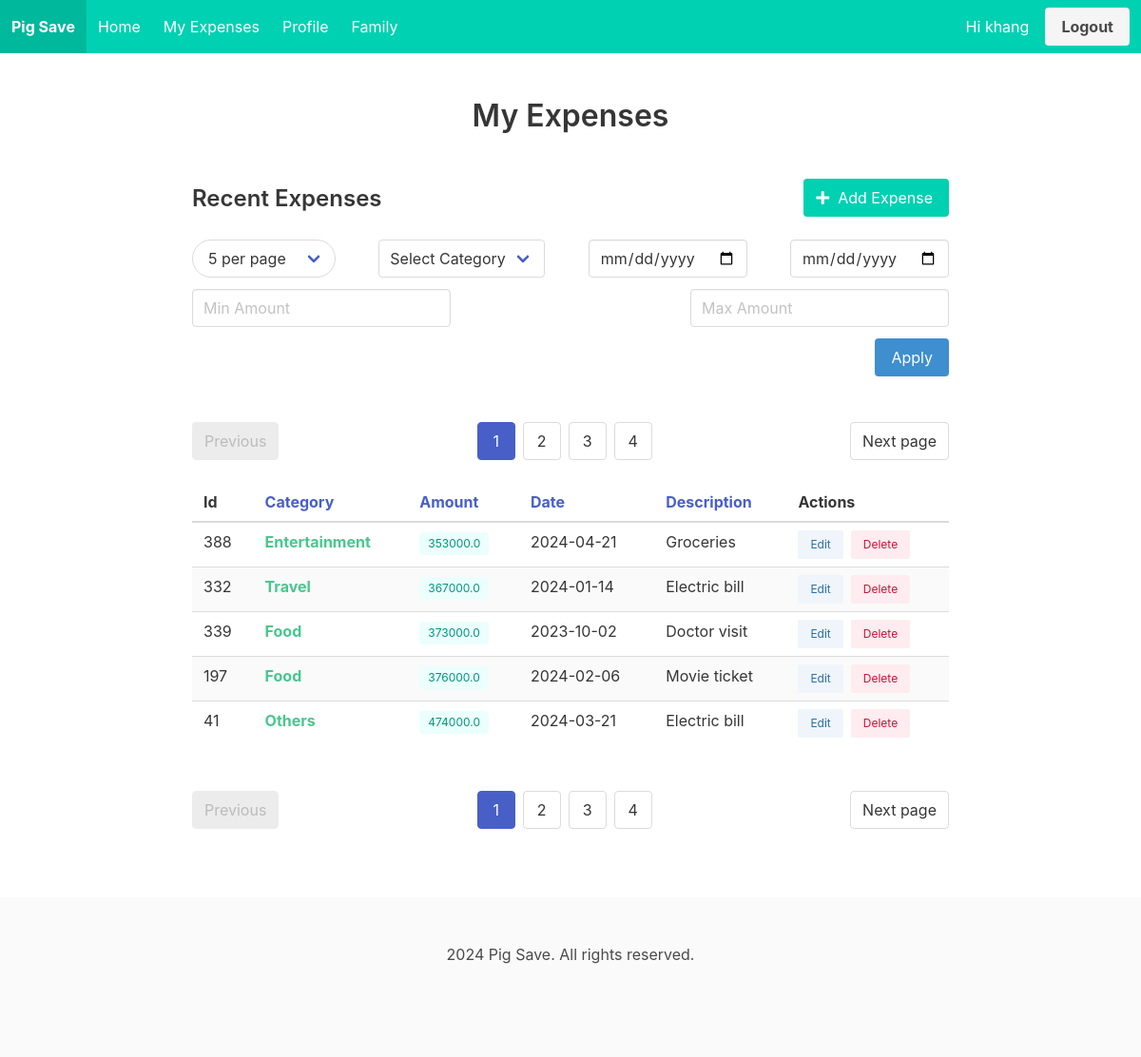
The page /expenses?sort_by=amount&sort_order=asc&page=1&size=5 (signed in) on the database as committed earlier.
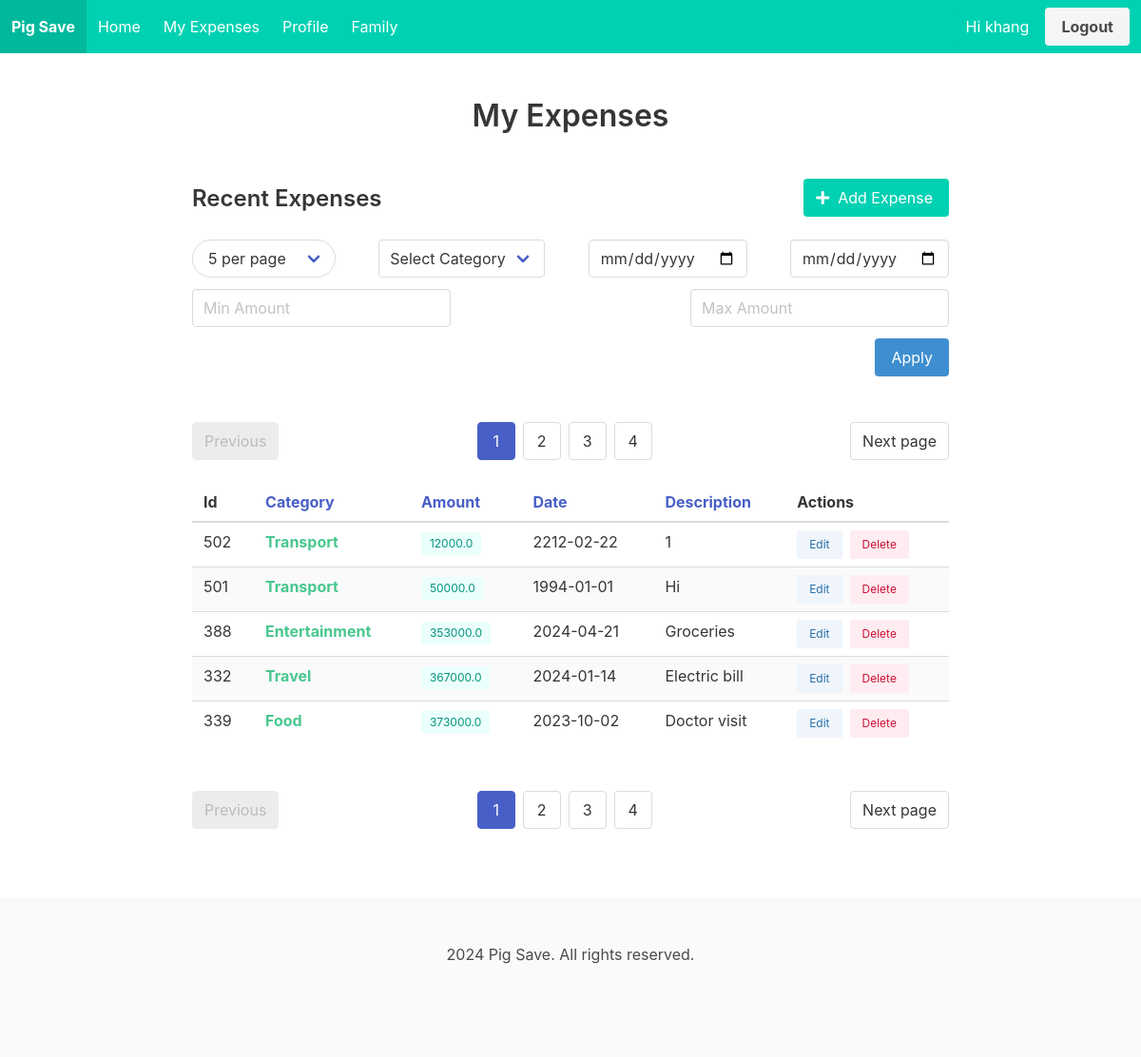
The same page on the database as committed later.
### tables this page shows
CREATE TABLE users (
            id INTEGER PRIMARY KEY AUTOINCREMENT,
            username TEXT NOT NULL UNIQUE,
            password TEXT NOT NULL
        );

CREATE TABLE expenses (
            id INTEGER PRIMARY KEY AUTOINCREMENT,
            user_id INTEGER NOT NULL,
            amount REAL NOT NULL,
            category TEXT,
            description TEXT,
            date TEXT NOT NULL,
            FOREIGN KEY (user_id) REFERENCES users (id)
        );

### routes.py (the view)
@routes.route('/expenses')
@login_required
def expenses():
    user_id = current_user.id
    page = request.args.get('page', 1, type=int)
    size = request.args.get('size', 5, type=int)
    sort_by = request.args.get('sort_by', 'date')
    sort_order = request.args.get('sort_order', 'asc')
    filters = {key: request.args.get(key) for key in ['category', 'start_date', 'end_date', 'min_amount', 'max_amount']}
    expenses, total_expenses = Expense.get_expenses(user_id, page, size, filters, sort_by, sort_order)
    total_pages = math.ceil(total_expenses / size)
    max_pages_displayed = 4
    start_page = max(1, page - 2)
    end_page = min(total_pages, start_page + max_pages_displayed - 1)
    if end_page - start_page < max_pages_displayed - 1:
        start_page = max(1, end_page - max_pages_displayed + 1)
    return render_template('expense/list.html',
                           expenses=expenses,
                           page=page,
                           total_pages=total_pages,
                           end_page=end_page,
                           start_page=start_page,
                           filters=filters,
                           size=size,
                           sort_by=sort_by,
                           sort_order=sort_order)

### app.py (called while the page is built)
@login_manager.user_loader
def load_user(id):
    from models.user import User
    return User.getUser(id)

### models/user.py (called while the page is built)
    def getUser(user_id):
        conn = sqlite3.connect('pig_save.db')
        cursor = conn.cursor()
        cursor.execute('SELECT id, username FROM users WHERE id = ?', (user_id,))
        user = cursor.fetchone()
        conn.close()
        if user:
            return User(user[0], user[1])
        return None

### templates/expense/list.html (shortened to what this page needs)
{% extends "base.html" %}
{% block content %}
<section class="section">
  <div class="container">
    <div class="columns is-centered">
      <div class="column is-10">
        <h1 class="title has-text-centered is-3 mb-6">My Expenses</h1>
        <div class="level">
          <div class="level-left">
            <div class="level-item">
              <h2 class="title is-4">Recent Expenses</h2>
            </div>
          </div>
          <div class="level-right">
            <div class="level-item">
              <button id="openExpenseDialog" class="button is-primary">
                <span class="icon">
                  <i class="fas fa-plus"></i>
                </span>
                <span>Add Expense</span>
              </button>
            </div>
          </div>
        </div>
          <form method="get" action="{{ url_for('main.expenses') }}" class="mb-5 filter-form">
            <div class="field is-grouped is-justify-content-space-between is-grouped-multiline is-flex-wrap-wrap">
                <div class="control">
                    <div class="select is-rounded">
                      <select name="size" id="size" onchange="this.form.submit()">
                        <option value="5" {% if size == 5 %}selected{% endif %}>5 per page</option>
                      </select>
                    </div>
                  </div>
                <div class="control">
                  <div class="select">
                    <select name="category">
                        <option value="">Select Category</option>
                    </select>
                  </div>
                </div>
                <div class="control">
                  <input class="input" type="date" name="start_date" value="{{ filters.start_date }}" placeholder="Start Date">
                </div>
                <div class="control">
                  <input class="input" type="date" name="end_date" value="{{ filters.end_date }}" placeholder="End Date">
                </div>
                <div class="control">
                  <input class="input" type="number" step="10000" name="min_amount" placeholder="Min Amount" value="{{ filters.min_amount }}">
                </div>
                <div class="control">
                  <input class="input" type="number" step="10000" name="max_amount" placeholder="Max Amount" value="{{ filters.max_amount }}">
                </div>
            </div>
            <div class="control is-flex is-justify-content-flex-end">
                <button type="submit" class="button is-info">Apply</button>
            </div>
            <nav class="pagination is-centered mt-6" role="navigation">
                <a class="pagination-previous" {% if page > 1 %}href="{{ url_for('main.expenses', page=page-1, size=size) }}"{% else %}disabled{% endif %}>Previous</a>
                <a class="pagination-next" {% if page < total_pages %}href="{{ url_for('main.expenses', page=page+1, size=size) }}"{% else %}disabled{% endif %}>Next page</a>
                <ul class="pagination-list">
                  {% for p in range(start_page, end_page + 1) %}
                    <li>
                      <a class="pagination-link {% if p == page %}is-current{% endif %}" href="{{ url_for('main.expenses', page=p, size=size) }}">{{ p }}</a>
                    </li>
                  {% endfor %}
                </ul>
              </nav>
            <div class="table-container">
              <table class="table is-striped is-hoverable is-fullwidth">
                <thead>
                    <tr>
                      <th>
                        Id
                      </th>
                      <th>
                        <a href="{{ url_for('main.expenses', sort_by='category', sort_order='desc' if sort_by == 'category' and sort_order == 'asc' else 'asc', page=page, size=size, **filters) }}">
                          Category
                        </a>
                      </th>
                      <th>
                        <a href="{{ url_for('main.expenses', sort_by='amount', sort_order='desc' if sort_by == 'amount' and sort_order == 'asc' else 'asc', page=page, size=size, **filters) }}">
                          Amount
                        </a>
                      </th>
                      <th>
                        <a href="{{ url_for('main.expenses', sort_by='date', sort_order='desc' if sort_by == 'date' and sort_order == 'asc' else 'asc', page=page, size=size, **filters) }}">
                            Date
                          </a>
                      </th>
                      <th>
                        <a href="{{ url_for('main.expenses', sort_by='description', sort_order='desc' if sort_by == 'description' and sort_order == 'asc' else 'asc', page=page, size=size, **filters) }}">
                          Description
                        </a>
                      </th>
                      <th>Actions</th>
                    </tr>
                  </thead>
                {% if expenses %}
                <tbody>
                  {% for expense in expenses %}
                    <tr>
                      <td>{{ expense[0] }}</td>
                      <td>
                        <strong class="has-text-success">{{ expense[3] }}</strong>
                      </td>
                      <td>
                        <span class="tag is-primary is-light">{{ expense[2] }}</span>
                      </td>
                      <td>{{ expense[5] }}</td>
                      <td>{{ expense[4] }}</td>
                      <td>
                        <div class="buttons are-small">
                            <button type="button" class="button is-info is-light" onclick="editExpense('{{ expense[0] }}', '{{ expense[4] }}', '{{ expense[3] }}', '{{ expense[5] }}', '{{ expense[2] }}')">Edit</button>
                            <button type="button" class="button is-danger is-light" onclick="deleteExpense('{{ expense[0] }}')">Delete</button>
                        </div>
                      </td>
                    </tr>
                  {% endfor %}
                  {% else %}
                  <td colspan="5" class="has-text-centered is-centered is-size-4 is-bold">No records</td>
                </div>
            {% endif %}
                </tbody>
              </table>
            </div>
            <nav class="pagination is-centered mt-6" role="navigation" >
              <a class="pagination-previous" {% if page > 1 %}href="{{ url_for('main.expenses', page=page-1, size=size) }}"{% else %}disabled{% endif %}>Previous</a>
              <a class="pagination-next" {% if page < total_pages %}href="{{ url_for('main.expenses', page=page+1, size=size) }}"{% else %}disabled{% endif %}>Next page</a>
              <ul class="pagination-list">
                {% for p in range(start_page, end_page + 1) %}
                  <li>
                    <a class="pagination-link {% if p == page %}is-current{% endif %}" href="{{ url_for('main.expenses', page=p, size=size) }}">{{ p }}</a>
                  </li>
                {% endfor %}
              </ul>
            </nav>
      </div>
    </div>
  </div>
</section>
{% endblock %}

### templates/base.html (shortened to what this page needs)
<!DOCTYPE html>
<html lang="en">
  <head>
    <link
      rel="stylesheet"
      href="https://cdn.jsdelivr.net/npm/bulma@0.9.3/css/bulma.min.css"
    />
    <link
      rel="stylesheet"
      href="https://cdnjs.cloudflare.com/ajax/libs/font-awesome/5.15.3/css/all.min.css"
    />
  </head>
  <body>
    <nav
      class="navbar is-primary"
      role="navigation"
    >
      <div class="navbar-brand">
        <a class="navbar-item" href="{{ url_for('main.dashboard') }}">
          <strong>Pig Save</strong>
        </a>
      </div>
      <div id="navbarBasicExample" class="navbar-menu">
        <div class="navbar-start">
          <a class="navbar-item" href="{{ url_for('main.dashboard') }}">
            Home
          </a>
          <a class="navbar-item" href="{{ url_for('main.expenses') }}">
            My Expenses
          </a>
          <a class="navbar-item" href="{{ url_for('main.profile') }}">
            Profile
          </a>
          <a class="navbar-item" href="{{ url_for('main.family') }}">
            Family
          </a>
        </div>
        {% if current_user.is_authenticated %}
        <div class="navbar-end">
          <div class="navbar-item">
            <div class="buttons">
              <a href="{{ url_for('main.profile') }}">
                <span class="button is-primary">
                  Hi {{ current_user.username }}
                </span>
              </a>
              <a class="button is-light" href="{{ url_for('main.logout') }}">
                <strong>Logout</strong>
              </a>
            </div>
          </div>
        </div>
        {% endif %}
      </div>
    </nav>
    <main>{% block content %} {% endblock %}</main>
    <footer class="footer">
      <div class="content has-text-centered">
        <p>2024 Pig Save. All rights reserved.</p>
      </div>
    </footer>
  </body>
</html>

### templates/base.html (style rules this page uses)
.filter-form .control { margin-right: 0 !important; margin-left: 0; }

Rows that differ between the two databases and show on the page:
no longer on this page (row unchanged): expenses: id "197", category "Food", amount "376000.0", date "2024-02-06", description "Movie ticket"
no longer on this page (row unchanged): expenses: id "41", category "Others", amount "474000.0", date "2024-03-21", description "Electric bill"
added expenses: id "502", category "Transport", amount "12000.0", date "2212-02-22", description "1"
added expenses: id "501", category "Transport", amount "50000.0", date "1994-01-01", description "Hi"
